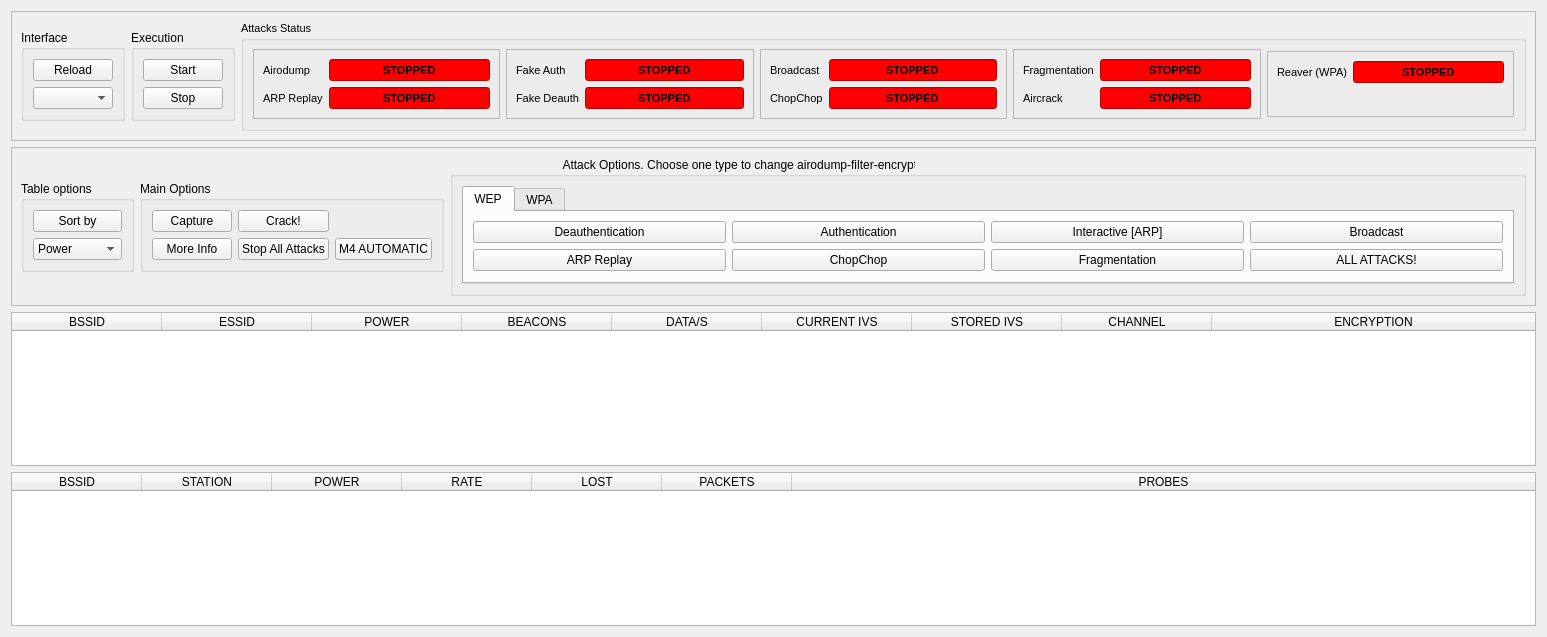
<?xml version="1.0" encoding="UTF-8"?>
<ui version="4.0">
 <class>Airodump</class>
 <widget class="QWidget" name="Airodump">
  <property name="geometry">
   <rect>
    <x>0</x>
    <y>0</y>
    <width>1547</width>
    <height>637</height>
   </rect>
  </property>
  <property name="windowTitle">
   <string>Airodump</string>
  </property>
  <layout class="QGridLayout" name="gridLayout_8">
   <item row="0" column="0">
    <widget class="QFrame" name="frame">
     <property name="sizePolicy">
      <sizepolicy hsizetype="Preferred" vsizetype="Maximum">
       <horstretch>0</horstretch>
       <verstretch>0</verstretch>
      </sizepolicy>
     </property>
     <property name="frameShape">
      <enum>QFrame::StyledPanel</enum>
     </property>
     <property name="frameShadow">
      <enum>QFrame::Raised</enum>
     </property>
     <layout class="QGridLayout" name="gridLayout">
      <item row="0" column="3">
       <widget class="QGroupBox" name="groupBox_7">
        <property name="sizePolicy">
         <sizepolicy hsizetype="Minimum" vsizetype="Maximum">
          <horstretch>0</horstretch>
          <verstretch>0</verstretch>
         </sizepolicy>
        </property>
        <property name="font">
         <font>
          <pointsize>8</pointsize>
         </font>
        </property>
        <property name="title">
         <string>Attacks Status</string>
        </property>
        <layout class="QGridLayout" name="gridLayout_15">
         <item row="0" column="0">
          <widget class="QFrame" name="frame_5">
           <property name="sizePolicy">
            <sizepolicy hsizetype="Preferred" vsizetype="Maximum">
             <horstretch>0</horstretch>
             <verstretch>0</verstretch>
            </sizepolicy>
           </property>
           <property name="frameShape">
            <enum>QFrame::StyledPanel</enum>
           </property>
           <property name="frameShadow">
            <enum>QFrame::Raised</enum>
           </property>
           <layout class="QGridLayout" name="gridLayout_13">
            <item row="0" column="0">
             <widget class="QLabel" name="label_4">
              <property name="text">
               <string>Airodump</string>
              </property>
             </widget>
            </item>
            <item row="0" column="1">
             <widget class="QLineEdit" name="lineEditStatusAirodump">
              <property name="sizePolicy">
               <sizepolicy hsizetype="Expanding" vsizetype="Maximum">
                <horstretch>0</horstretch>
                <verstretch>0</verstretch>
               </sizepolicy>
              </property>
              <property name="font">
               <font>
                <pointsize>8</pointsize>
                <weight>75</weight>
                <bold>true</bold>
               </font>
              </property>
              <property name="styleSheet">
               <string notr="true">background-color: rgb(255, 0, 0);</string>
              </property>
              <property name="text">
               <string>STOPPED</string>
              </property>
              <property name="alignment">
               <set>Qt::AlignCenter</set>
              </property>
              <property name="readOnly">
               <bool>true</bool>
              </property>
             </widget>
            </item>
            <item row="1" column="0">
             <widget class="QLabel" name="label_5">
              <property name="text">
               <string>ARP Replay</string>
              </property>
             </widget>
            </item>
            <item row="1" column="1">
             <widget class="QLineEdit" name="lineEditStatusARPReplay">
              <property name="sizePolicy">
               <sizepolicy hsizetype="Expanding" vsizetype="Maximum">
                <horstretch>0</horstretch>
                <verstretch>0</verstretch>
               </sizepolicy>
              </property>
              <property name="font">
               <font>
                <pointsize>8</pointsize>
                <weight>75</weight>
                <bold>true</bold>
               </font>
              </property>
              <property name="styleSheet">
               <string notr="true">background-color: rgb(255, 0, 0);</string>
              </property>
              <property name="text">
               <string>STOPPED</string>
              </property>
              <property name="alignment">
               <set>Qt::AlignCenter</set>
              </property>
              <property name="readOnly">
               <bool>true</bool>
              </property>
             </widget>
            </item>
           </layout>
          </widget>
         </item>
         <item row="0" column="1">
          <widget class="QFrame" name="frame_6">
           <property name="sizePolicy">
            <sizepolicy hsizetype="Preferred" vsizetype="Maximum">
             <horstretch>0</horstretch>
             <verstretch>0</verstretch>
            </sizepolicy>
           </property>
           <property name="frameShape">
            <enum>QFrame::StyledPanel</enum>
           </property>
           <property name="frameShadow">
            <enum>QFrame::Raised</enum>
           </property>
           <layout class="QGridLayout" name="gridLayout_3">
            <item row="1" column="0">
             <widget class="QLabel" name="label_2">
              <property name="text">
               <string>Fake Deauth</string>
              </property>
             </widget>
            </item>
            <item row="0" column="2">
             <widget class="QLineEdit" name="lineEditStatusAuth">
              <property name="sizePolicy">
               <sizepolicy hsizetype="Expanding" vsizetype="Maximum">
                <horstretch>0</horstretch>
                <verstretch>0</verstretch>
               </sizepolicy>
              </property>
              <property name="font">
               <font>
                <pointsize>8</pointsize>
                <weight>75</weight>
                <bold>true</bold>
               </font>
              </property>
              <property name="styleSheet">
               <string notr="true">background-color: rgb(255, 0, 0);</string>
              </property>
              <property name="text">
               <string>STOPPED</string>
              </property>
              <property name="alignment">
               <set>Qt::AlignCenter</set>
              </property>
              <property name="readOnly">
               <bool>true</bool>
              </property>
             </widget>
            </item>
            <item row="1" column="2">
             <widget class="QLineEdit" name="lineEditStatusDeauth">
              <property name="sizePolicy">
               <sizepolicy hsizetype="Expanding" vsizetype="Maximum">
                <horstretch>0</horstretch>
                <verstretch>0</verstretch>
               </sizepolicy>
              </property>
              <property name="font">
               <font>
                <pointsize>8</pointsize>
                <weight>75</weight>
                <bold>true</bold>
               </font>
              </property>
              <property name="styleSheet">
               <string notr="true">background-color: rgb(255, 0, 0);</string>
              </property>
              <property name="text">
               <string>STOPPED</string>
              </property>
              <property name="alignment">
               <set>Qt::AlignCenter</set>
              </property>
              <property name="readOnly">
               <bool>true</bool>
              </property>
             </widget>
            </item>
            <item row="0" column="0">
             <widget class="QLabel" name="label">
              <property name="text">
               <string>Fake Auth</string>
              </property>
             </widget>
            </item>
           </layout>
          </widget>
         </item>
         <item row="0" column="2">
          <widget class="QFrame" name="frame_3">
           <property name="sizePolicy">
            <sizepolicy hsizetype="Preferred" vsizetype="Maximum">
             <horstretch>0</horstretch>
             <verstretch>0</verstretch>
            </sizepolicy>
           </property>
           <property name="frameShape">
            <enum>QFrame::StyledPanel</enum>
           </property>
           <property name="frameShadow">
            <enum>QFrame::Raised</enum>
           </property>
           <layout class="QGridLayout" name="gridLayout_4">
            <item row="1" column="0">
             <widget class="QLabel" name="label_6">
              <property name="text">
               <string>ChopChop</string>
              </property>
             </widget>
            </item>
            <item row="1" column="1">
             <widget class="QLineEdit" name="lineEditStatusChopChop">
              <property name="sizePolicy">
               <sizepolicy hsizetype="Expanding" vsizetype="Maximum">
                <horstretch>0</horstretch>
                <verstretch>0</verstretch>
               </sizepolicy>
              </property>
              <property name="font">
               <font>
                <pointsize>8</pointsize>
                <weight>75</weight>
                <bold>true</bold>
               </font>
              </property>
              <property name="styleSheet">
               <string notr="true">background-color: rgb(255, 0, 0);</string>
              </property>
              <property name="text">
               <string>STOPPED</string>
              </property>
              <property name="alignment">
               <set>Qt::AlignCenter</set>
              </property>
              <property name="readOnly">
               <bool>true</bool>
              </property>
             </widget>
            </item>
            <item row="0" column="0">
             <widget class="QLabel" name="label_3">
              <property name="text">
               <string>Broadcast</string>
              </property>
             </widget>
            </item>
            <item row="0" column="1">
             <widget class="QLineEdit" name="lineEditStatusBroadcast">
              <property name="sizePolicy">
               <sizepolicy hsizetype="Expanding" vsizetype="Maximum">
                <horstretch>0</horstretch>
                <verstretch>0</verstretch>
               </sizepolicy>
              </property>
              <property name="font">
               <font>
                <pointsize>8</pointsize>
                <weight>75</weight>
                <bold>true</bold>
               </font>
              </property>
              <property name="styleSheet">
               <string notr="true">background-color: rgb(255, 0, 0);</string>
              </property>
              <property name="text">
               <string>STOPPED</string>
              </property>
              <property name="alignment">
               <set>Qt::AlignCenter</set>
              </property>
              <property name="readOnly">
               <bool>true</bool>
              </property>
             </widget>
            </item>
           </layout>
          </widget>
         </item>
         <item row="0" column="3">
          <widget class="QFrame" name="frame_4">
           <property name="sizePolicy">
            <sizepolicy hsizetype="Preferred" vsizetype="Maximum">
             <horstretch>0</horstretch>
             <verstretch>0</verstretch>
            </sizepolicy>
           </property>
           <property name="frameShape">
            <enum>QFrame::StyledPanel</enum>
           </property>
           <property name="frameShadow">
            <enum>QFrame::Raised</enum>
           </property>
           <layout class="QGridLayout" name="gridLayout_14">
            <item row="0" column="0">
             <widget class="QLabel" name="label_7">
              <property name="text">
               <string>Fragmentation</string>
              </property>
             </widget>
            </item>
            <item row="0" column="1">
             <widget class="QLineEdit" name="lineEditStatusFragmentation">
              <property name="sizePolicy">
               <sizepolicy hsizetype="Expanding" vsizetype="Maximum">
                <horstretch>0</horstretch>
                <verstretch>0</verstretch>
               </sizepolicy>
              </property>
              <property name="font">
               <font>
                <pointsize>8</pointsize>
                <weight>75</weight>
                <bold>true</bold>
               </font>
              </property>
              <property name="styleSheet">
               <string notr="true">background-color: rgb(255, 0, 0);</string>
              </property>
              <property name="text">
               <string>STOPPED</string>
              </property>
              <property name="alignment">
               <set>Qt::AlignCenter</set>
              </property>
              <property name="readOnly">
               <bool>true</bool>
              </property>
             </widget>
            </item>
            <item row="1" column="0">
             <widget class="QLabel" name="label_9">
              <property name="text">
               <string>Aircrack</string>
              </property>
             </widget>
            </item>
            <item row="1" column="1">
             <widget class="QLineEdit" name="lineEditStatusAircrack">
              <property name="sizePolicy">
               <sizepolicy hsizetype="Expanding" vsizetype="Maximum">
                <horstretch>0</horstretch>
                <verstretch>0</verstretch>
               </sizepolicy>
              </property>
              <property name="font">
               <font>
                <pointsize>8</pointsize>
                <weight>75</weight>
                <bold>true</bold>
               </font>
              </property>
              <property name="styleSheet">
               <string notr="true">background-color: rgb(255, 0, 0);</string>
              </property>
              <property name="text">
               <string>STOPPED</string>
              </property>
              <property name="alignment">
               <set>Qt::AlignCenter</set>
              </property>
              <property name="readOnly">
               <bool>true</bool>
              </property>
             </widget>
            </item>
           </layout>
          </widget>
         </item>
         <item row="0" column="4">
          <widget class="QFrame" name="frame_7">
           <property name="sizePolicy">
            <sizepolicy hsizetype="Preferred" vsizetype="Maximum">
             <horstretch>0</horstretch>
             <verstretch>0</verstretch>
            </sizepolicy>
           </property>
           <property name="frameShape">
            <enum>QFrame::StyledPanel</enum>
           </property>
           <property name="frameShadow">
            <enum>QFrame::Raised</enum>
           </property>
           <layout class="QGridLayout" name="gridLayout_17">
            <item row="0" column="0">
             <widget class="QLabel" name="label_8">
              <property name="text">
               <string>Reaver (WPA)</string>
              </property>
             </widget>
            </item>
            <item row="0" column="1">
             <widget class="QLineEdit" name="lineEditStatusReaver">
              <property name="sizePolicy">
               <sizepolicy hsizetype="Expanding" vsizetype="Maximum">
                <horstretch>0</horstretch>
                <verstretch>0</verstretch>
               </sizepolicy>
              </property>
              <property name="font">
               <font>
                <pointsize>8</pointsize>
                <weight>75</weight>
                <bold>true</bold>
               </font>
              </property>
              <property name="styleSheet">
               <string notr="true">background-color: rgb(255, 0, 0);</string>
              </property>
              <property name="text">
               <string>STOPPED</string>
              </property>
              <property name="alignment">
               <set>Qt::AlignCenter</set>
              </property>
              <property name="readOnly">
               <bool>true</bool>
              </property>
             </widget>
            </item>
            <item row="1" column="0">
             <spacer name="verticalSpacer">
              <property name="orientation">
               <enum>Qt::Vertical</enum>
              </property>
              <property name="sizeHint" stdset="0">
               <size>
                <width>20</width>
                <height>24</height>
               </size>
              </property>
             </spacer>
            </item>
           </layout>
          </widget>
         </item>
        </layout>
       </widget>
      </item>
      <item row="0" column="0">
       <widget class="QGroupBox" name="groupBox_6">
        <property name="sizePolicy">
         <sizepolicy hsizetype="Maximum" vsizetype="Maximum">
          <horstretch>0</horstretch>
          <verstretch>0</verstretch>
         </sizepolicy>
        </property>
        <property name="toolTip">
         <string>This affects airodump and
all attacks launched from
this airodump instance</string>
        </property>
        <property name="title">
         <string>Interface</string>
        </property>
        <layout class="QGridLayout" name="gridLayout_12">
         <item row="1" column="0">
          <widget class="QPushButton" name="pushButtonReload">
           <property name="text">
            <string>Reload</string>
           </property>
           <property name="icon">
            <iconset resource="../icons.qrc">
             <normaloff>:/icons/icons/Add Item.png</normaloff>:/icons/icons/Add Item.png</iconset>
           </property>
          </widget>
         </item>
         <item row="2" column="0">
          <widget class="QComboBox" name="comboBoxInterfaces"/>
         </item>
        </layout>
       </widget>
      </item>
      <item row="0" column="2">
       <widget class="QGroupBox" name="groupBox">
        <property name="sizePolicy">
         <sizepolicy hsizetype="Maximum" vsizetype="Maximum">
          <horstretch>0</horstretch>
          <verstretch>0</verstretch>
         </sizepolicy>
        </property>
        <property name="title">
         <string>Execution</string>
        </property>
        <layout class="QGridLayout" name="gridLayout_2">
         <item row="0" column="0">
          <widget class="QPushButton" name="pushButtonStart">
           <property name="text">
            <string>Start</string>
           </property>
           <property name="icon">
            <iconset resource="../icons.qrc">
             <normaloff>:/icons/icons/clicknrun.png</normaloff>:/icons/icons/clicknrun.png</iconset>
           </property>
          </widget>
         </item>
         <item row="1" column="0">
          <widget class="QPushButton" name="pushButtonStop">
           <property name="text">
            <string>Stop</string>
           </property>
           <property name="icon">
            <iconset resource="../icons.qrc">
             <normaloff>:/icons/icons/cnrdelete-all.png</normaloff>:/icons/icons/cnrdelete-all.png</iconset>
           </property>
          </widget>
         </item>
        </layout>
       </widget>
      </item>
     </layout>
    </widget>
   </item>
   <item row="2" column="0">
    <widget class="QTableWidget" name="tableWidgetAirodumpGeneral">
     <property name="sizePolicy">
      <sizepolicy hsizetype="Expanding" vsizetype="Ignored">
       <horstretch>0</horstretch>
       <verstretch>0</verstretch>
      </sizepolicy>
     </property>
     <property name="editTriggers">
      <set>QAbstractItemView::NoEditTriggers</set>
     </property>
     <property name="selectionMode">
      <enum>QAbstractItemView::SingleSelection</enum>
     </property>
     <property name="selectionBehavior">
      <enum>QAbstractItemView::SelectRows</enum>
     </property>
     <attribute name="horizontalHeaderDefaultSectionSize">
      <number>150</number>
     </attribute>
     <attribute name="horizontalHeaderStretchLastSection">
      <bool>true</bool>
     </attribute>
     <column>
      <property name="text">
       <string>BSSID</string>
      </property>
     </column>
     <column>
      <property name="text">
       <string>ESSID</string>
      </property>
     </column>
     <column>
      <property name="text">
       <string>POWER</string>
      </property>
     </column>
     <column>
      <property name="text">
       <string>BEACONS</string>
      </property>
     </column>
     <column>
      <property name="text">
       <string>DATA/S</string>
      </property>
     </column>
     <column>
      <property name="text">
       <string>CURRENT IVS</string>
      </property>
     </column>
     <column>
      <property name="text">
       <string>STORED IVS</string>
      </property>
     </column>
     <column>
      <property name="text">
       <string>CHANNEL</string>
      </property>
     </column>
     <column>
      <property name="text">
       <string>ENCRYPTION</string>
      </property>
     </column>
    </widget>
   </item>
   <item row="4" column="0">
    <widget class="QTableWidget" name="tableWidgetAirodumpAux">
     <property name="sizePolicy">
      <sizepolicy hsizetype="Expanding" vsizetype="Ignored">
       <horstretch>0</horstretch>
       <verstretch>0</verstretch>
      </sizepolicy>
     </property>
     <property name="editTriggers">
      <set>QAbstractItemView::NoEditTriggers</set>
     </property>
     <property name="selectionMode">
      <enum>QAbstractItemView::SingleSelection</enum>
     </property>
     <property name="selectionBehavior">
      <enum>QAbstractItemView::SelectRows</enum>
     </property>
     <attribute name="horizontalHeaderDefaultSectionSize">
      <number>130</number>
     </attribute>
     <attribute name="horizontalHeaderStretchLastSection">
      <bool>true</bool>
     </attribute>
     <column>
      <property name="text">
       <string>BSSID</string>
      </property>
     </column>
     <column>
      <property name="text">
       <string>STATION</string>
      </property>
     </column>
     <column>
      <property name="text">
       <string>POWER</string>
      </property>
     </column>
     <column>
      <property name="text">
       <string>RATE</string>
      </property>
     </column>
     <column>
      <property name="text">
       <string>LOST</string>
      </property>
     </column>
     <column>
      <property name="text">
       <string>PACKETS</string>
      </property>
     </column>
     <column>
      <property name="text">
       <string>PROBES</string>
      </property>
     </column>
    </widget>
   </item>
   <item row="1" column="0">
    <widget class="QFrame" name="frame_2">
     <property name="sizePolicy">
      <sizepolicy hsizetype="Preferred" vsizetype="Maximum">
       <horstretch>0</horstretch>
       <verstretch>0</verstretch>
      </sizepolicy>
     </property>
     <property name="frameShape">
      <enum>QFrame::StyledPanel</enum>
     </property>
     <property name="frameShadow">
      <enum>QFrame::Raised</enum>
     </property>
     <layout class="QGridLayout" name="gridLayout_7">
      <item row="1" column="4">
       <widget class="QGroupBox" name="groupBoxAttackOptions">
        <property name="enabled">
         <bool>true</bool>
        </property>
        <property name="sizePolicy">
         <sizepolicy hsizetype="Minimum" vsizetype="Maximum">
          <horstretch>0</horstretch>
          <verstretch>0</verstretch>
         </sizepolicy>
        </property>
        <property name="title">
         <string>                                  Attack Options. Choose one type to change airodump-filter-encrypt</string>
        </property>
        <property name="flat">
         <bool>true</bool>
        </property>
        <layout class="QGridLayout" name="gridLayout_10">
         <item row="0" column="1">
          <widget class="QTabWidget" name="tabWidgetAttack">
           <property name="currentIndex">
            <number>0</number>
           </property>
           <widget class="QWidget" name="WEP">
            <attribute name="title">
             <string>WEP</string>
            </attribute>
            <layout class="QGridLayout" name="gridLayout_6">
             <item row="0" column="0">
              <widget class="QPushButton" name="pushButtonDeauth">
               <property name="text">
                <string>Deauthentication</string>
               </property>
               <property name="icon">
                <iconset resource="../icons.qrc">
                 <normaloff>:/icons/icons/centre_securite.png</normaloff>:/icons/icons/centre_securite.png</iconset>
               </property>
              </widget>
             </item>
             <item row="0" column="1">
              <widget class="QPushButton" name="pushButtonAuth">
               <property name="text">
                <string>Authentication</string>
               </property>
               <property name="icon">
                <iconset resource="../icons.qrc">
                 <normaloff>:/icons/icons/centre_securite.png</normaloff>:/icons/icons/centre_securite.png</iconset>
               </property>
              </widget>
             </item>
             <item row="0" column="4">
              <widget class="QPushButton" name="pushButtonBroadcast">
               <property name="text">
                <string>Broadcast</string>
               </property>
               <property name="icon">
                <iconset resource="../icons.qrc">
                 <normaloff>:/icons/icons/centre_securite.png</normaloff>:/icons/icons/centre_securite.png</iconset>
               </property>
              </widget>
             </item>
             <item row="1" column="0">
              <widget class="QPushButton" name="pushButtonARP">
               <property name="text">
                <string>ARP Replay</string>
               </property>
               <property name="icon">
                <iconset resource="../icons.qrc">
                 <normaloff>:/icons/icons/centre_securite.png</normaloff>:/icons/icons/centre_securite.png</iconset>
               </property>
              </widget>
             </item>
             <item row="1" column="1">
              <widget class="QPushButton" name="pushButtonChop">
               <property name="enabled">
                <bool>true</bool>
               </property>
               <property name="text">
                <string>ChopChop</string>
               </property>
               <property name="icon">
                <iconset resource="../icons.qrc">
                 <normaloff>:/icons/icons/centre_securite.png</normaloff>:/icons/icons/centre_securite.png</iconset>
               </property>
              </widget>
             </item>
             <item row="1" column="2">
              <widget class="QPushButton" name="pushButtonFrag">
               <property name="enabled">
                <bool>true</bool>
               </property>
               <property name="text">
                <string>Fragmentation</string>
               </property>
               <property name="icon">
                <iconset resource="../icons.qrc">
                 <normaloff>:/icons/icons/centre_securite.png</normaloff>:/icons/icons/centre_securite.png</iconset>
               </property>
              </widget>
             </item>
             <item row="1" column="4">
              <widget class="QPushButton" name="pushButtonAllAttacks">
               <property name="text">
                <string>ALL ATTACKS!</string>
               </property>
               <property name="icon">
                <iconset resource="../icons.qrc">
                 <normaloff>:/icons/icons/centre_securite.png</normaloff>:/icons/icons/centre_securite.png</iconset>
               </property>
              </widget>
             </item>
             <item row="0" column="2">
              <widget class="QPushButton" name="pushButtonInteractiveARP">
               <property name="enabled">
                <bool>true</bool>
               </property>
               <property name="text">
                <string>Interactive [ARP]</string>
               </property>
               <property name="icon">
                <iconset resource="../icons.qrc">
                 <normaloff>:/icons/icons/centre_securite.png</normaloff>:/icons/icons/centre_securite.png</iconset>
               </property>
              </widget>
             </item>
            </layout>
           </widget>
           <widget class="QWidget" name="WPA">
            <attribute name="title">
             <string>WPA</string>
            </attribute>
            <layout class="QFormLayout" name="formLayout">
             <item row="0" column="0">
              <widget class="QPushButton" name="pushButtonReaver">
               <property name="enabled">
                <bool>true</bool>
               </property>
               <property name="sizePolicy">
                <sizepolicy hsizetype="Maximum" vsizetype="Fixed">
                 <horstretch>0</horstretch>
                 <verstretch>0</verstretch>
                </sizepolicy>
               </property>
               <property name="text">
                <string>Reaver</string>
               </property>
               <property name="icon">
                <iconset resource="../icons.qrc">
                 <normaloff>:/icons/icons/centre_securite.png</normaloff>:/icons/icons/centre_securite.png</iconset>
               </property>
              </widget>
             </item>
             <item row="0" column="1">
              <widget class="QPushButton" name="pushButtonCaptureHandshake">
               <property name="enabled">
                <bool>true</bool>
               </property>
               <property name="sizePolicy">
                <sizepolicy hsizetype="Maximum" vsizetype="Fixed">
                 <horstretch>0</horstretch>
                 <verstretch>0</verstretch>
                </sizepolicy>
               </property>
               <property name="text">
                <string>Capture Handshake</string>
               </property>
               <property name="icon">
                <iconset resource="../icons.qrc">
                 <normaloff>:/icons/icons/centre_securite.png</normaloff>:/icons/icons/centre_securite.png</iconset>
               </property>
              </widget>
             </item>
            </layout>
           </widget>
          </widget>
         </item>
        </layout>
       </widget>
      </item>
      <item row="1" column="1">
       <widget class="QGroupBox" name="groupBox_2">
        <property name="sizePolicy">
         <sizepolicy hsizetype="Maximum" vsizetype="Maximum">
          <horstretch>0</horstretch>
          <verstretch>0</verstretch>
         </sizepolicy>
        </property>
        <property name="title">
         <string>Table options</string>
        </property>
        <layout class="QGridLayout" name="gridLayout_5">
         <item row="0" column="0">
          <widget class="QPushButton" name="pushButtonSort">
           <property name="text">
            <string>Sort by</string>
           </property>
           <property name="icon">
            <iconset resource="../icons.qrc">
             <normaloff>:/icons/icons/db_update.png</normaloff>:/icons/icons/db_update.png</iconset>
           </property>
          </widget>
         </item>
         <item row="1" column="0">
          <widget class="QComboBox" name="comboBoxSort">
           <property name="sizeAdjustPolicy">
            <enum>QComboBox::AdjustToContents</enum>
           </property>
           <item>
            <property name="text">
             <string>Power</string>
            </property>
            <property name="icon">
             <iconset resource="../icons.qrc">
              <normaloff>:/icons/icons/irkickflash.png</normaloff>:/icons/icons/irkickflash.png</iconset>
            </property>
           </item>
           <item>
            <property name="text">
             <string>Beacons</string>
            </property>
           </item>
           <item>
            <property name="text">
             <string>Data/s</string>
            </property>
           </item>
           <item>
            <property name="text">
             <string>Current Ivs</string>
            </property>
           </item>
           <item>
            <property name="text">
             <string>Stored Ivs</string>
            </property>
           </item>
          </widget>
         </item>
        </layout>
       </widget>
      </item>
      <item row="1" column="3">
       <widget class="QGroupBox" name="groupBox_5">
        <property name="sizePolicy">
         <sizepolicy hsizetype="Minimum" vsizetype="Maximum">
          <horstretch>0</horstretch>
          <verstretch>0</verstretch>
         </sizepolicy>
        </property>
        <property name="title">
         <string>Main Options</string>
        </property>
        <layout class="QGridLayout" name="gridLayout_9">
         <item row="1" column="0">
          <widget class="QPushButton" name="pushButtonCapture">
           <property name="sizePolicy">
            <sizepolicy hsizetype="Minimum" vsizetype="Maximum">
             <horstretch>0</horstretch>
             <verstretch>0</verstretch>
            </sizepolicy>
           </property>
           <property name="text">
            <string>Capture</string>
           </property>
           <property name="icon">
            <iconset resource="../icons.qrc">
             <normaloff>:/icons/icons/forward.png</normaloff>:/icons/icons/forward.png</iconset>
           </property>
          </widget>
         </item>
         <item row="1" column="1">
          <widget class="QPushButton" name="pushButtonCrack">
           <property name="sizePolicy">
            <sizepolicy hsizetype="Minimum" vsizetype="Maximum">
             <horstretch>0</horstretch>
             <verstretch>0</verstretch>
            </sizepolicy>
           </property>
           <property name="text">
            <string>Crack!</string>
           </property>
           <property name="icon">
            <iconset resource="../icons.qrc">
             <normaloff>:/icons/icons/Padlock Opened.png</normaloff>:/icons/icons/Padlock Opened.png</iconset>
           </property>
          </widget>
         </item>
         <item row="2" column="0">
          <widget class="QPushButton" name="pushButtonMoreInfo">
           <property name="text">
            <string>More Info</string>
           </property>
           <property name="icon">
            <iconset resource="../icons.qrc">
             <normaloff>:/icons/icons/Add Item.png</normaloff>:/icons/icons/Add Item.png</iconset>
           </property>
          </widget>
         </item>
         <item row="2" column="1">
          <widget class="QPushButton" name="pushButtonStopAll">
           <property name="text">
            <string>Stop All Attacks</string>
           </property>
           <property name="icon">
            <iconset resource="../icons.qrc">
             <normaloff>:/icons/icons/button_cancel.png</normaloff>:/icons/icons/button_cancel.png</iconset>
           </property>
          </widget>
         </item>
         <item row="2" column="2">
          <widget class="QPushButton" name="pushButtonM4Auto">
           <property name="text">
            <string>M4 AUTOMATIC</string>
           </property>
           <property name="icon">
            <iconset resource="../icons.qrc">
             <normaloff>:/icons/icons/centre_securite.png</normaloff>:/icons/icons/centre_securite.png</iconset>
           </property>
          </widget>
         </item>
         <item row="1" column="2">
          <widget class="QPushButton" name="pushButtonDonate">
           <property name="sizePolicy">
            <sizepolicy hsizetype="Minimum" vsizetype="Minimum">
             <horstretch>0</horstretch>
             <verstretch>0</verstretch>
            </sizepolicy>
           </property>
           <property name="text">
            <string/>
           </property>
           <property name="icon">
            <iconset resource="../icons.qrc">
             <normaloff>:/icons/icons/donate.gif</normaloff>:/icons/icons/donate.gif</iconset>
           </property>
           <property name="iconSize">
            <size>
             <width>95</width>
             <height>32</height>
            </size>
           </property>
           <property name="default">
            <bool>false</bool>
           </property>
           <property name="flat">
            <bool>true</bool>
           </property>
          </widget>
         </item>
        </layout>
       </widget>
      </item>
     </layout>
    </widget>
   </item>
  </layout>
 </widget>
 <resources>
  <include location="../icons.qrc"/>
 </resources>
 <connections/>
</ui>
